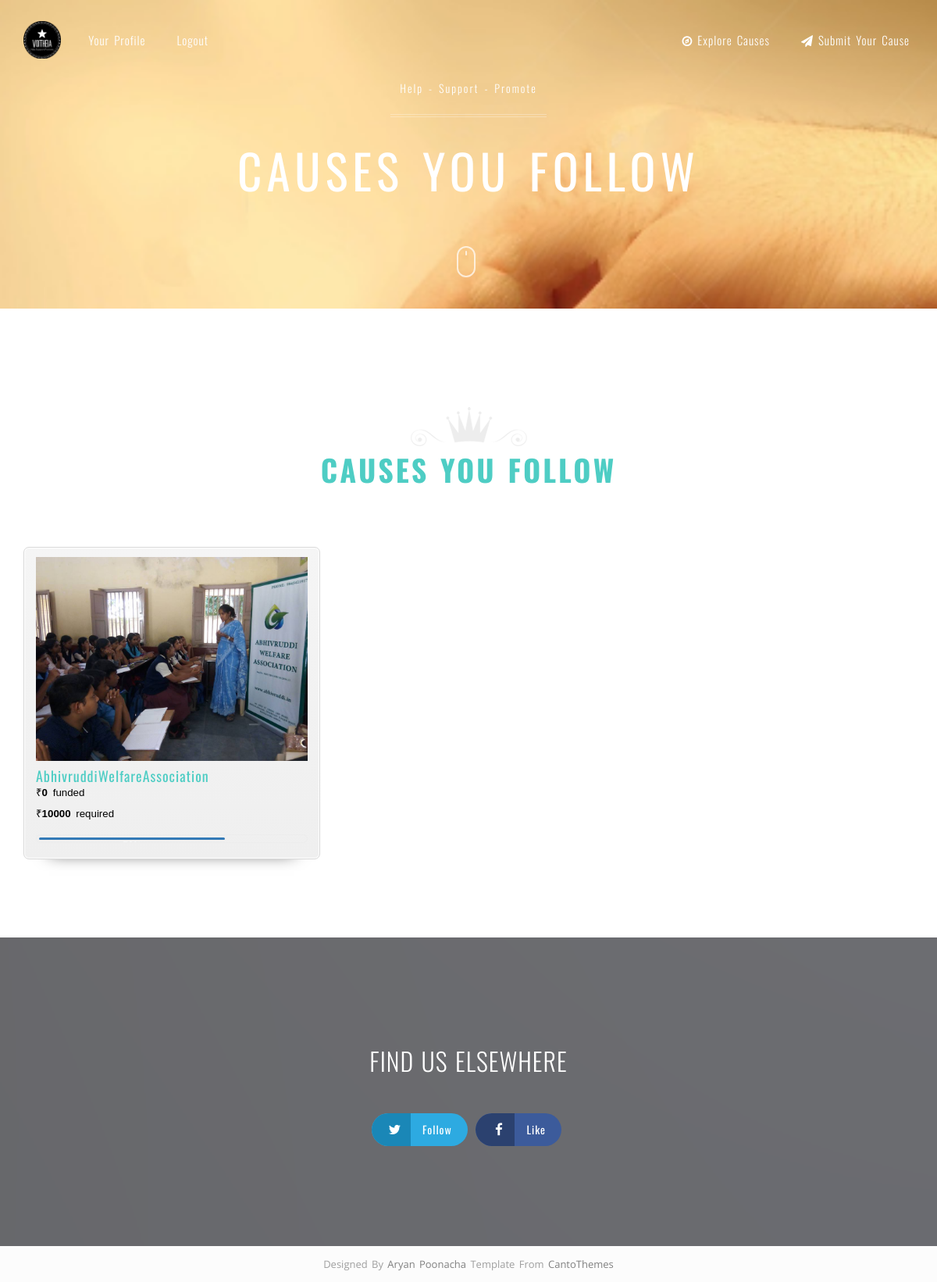
/index/followed (signed in), run on the app's committed database.
### app/models.py (models this page shows, shortened)
class Cause(db.Model):
    id = db.Column(db.Integer, primary_key = True, nullable = False, unique = True, index = True, autoincrement = True)
    account_name = db.Column(db.String(120), unique = True)
    creation_date = db.Column(db.DateTime)
    cause_name = db.Column(db.String(120), nullable = False, unique = True)
    cause_subtitle = db.Column(db.String(120), nullable = False)
    background_image = db.Column(db.String(50))
    active_now = db.Column(db.Boolean, default = False)
    goal = db.Column(db.Integer, nullable = False)
    current_amount = db.Column(db.Integer, nullable = False)
    stat1_icon = db.Column(db.String(20))
    stat2_icon = db.Column(db.String(20))
    stat3_icon = db.Column(db.String(20))
    stat4_icon = db.Column(db.String(20))
    stat1_number = db.Column(db.String(20))
    stat2_number = db.Column(db.String(20))
    stat3_number = db.Column(db.String(20))
    stat4_number = db.Column(db.String(20))
    stat1_text = db.Column(db.String(20))
    stat2_text = db.Column(db.String(20))
    stat3_text = db.Column(db.String(20))
    stat4_text = db.Column(db.String(20))
    quote1_text = db.Column(db.String(300))
    quote1_person = db.Column(db.String(50))
    quote1_image = db.Column(db.String(50))
    quote2_text = db.Column(db.String(300))
    quote2_person = db.Column(db.String(50))
    quote2_image = db.Column(db.String(50))
    quote3_text = db.Column(db.String(300))
    quote3_person = db.Column(db.String(50))
    quote3_image = db.Column(db.String(50))

### app/views.py (the view)
@app.route('/index/followed', methods=['GET', 'POST'])
@login_required
def index_followed():
    if request.method == "POST":
        flash("Sorcery!")
        return redirect('/')
    followed_objects = cause_followers.query.filter_by(user_id = g.user.id).all()
    followed_causes = []
    for i in followed_objects:
        followed_causes.append(Cause.query.filter_by(id = i.cause_id, active_now = True).first()) #TEMP - make activ_now True
    return render_template('index_followed.html',
                           title='Followed Causes',
                           followed_causes = followed_causes)

### app/models.py (called while the page is built)
    @property
    def is_authenticated(self):
        return True

### app/views.py (called while the page is built)
@lm.user_loader
def load_user(id):
   if id is None or id == 'None':
       id =-1
   return User.query.get(int(id))

@app.before_request
def before_request():
    g.user = current_user

@app.after_request
def after_request(response):
    for query in get_debug_queries():
        if query.duration >= DATABASE_QUERY_TIMEOUT:
            app.logger.warning("SLOW QUERY: %s\nParameters: %s\nDuration: %fs\nContext: %s\n" % (query.statement, query.parameters, query.duration, query.context))
    return response

### app/templates/index_followed.html (shortened to what this page needs)
{% extends "layout.html" %}
{% block body %}
<section style="{{ url_for('static', filename = 'images/background.gif') }}" class="home" id="home" data-stellar-background-ratio="0.4">
			<div class="container">
				<div class="row">
					<div class="col-md-12">
						<div class="st-home-unit">
							<div class="hero-txt">
								<p class="hero-work">Help - Support - Promote</p>
								<h2 class="hero-title">Causes You Follow</h2>
							</div>
						</div>
					</div>
				</div>
			</div>
			<div class="mouse-icon"><div class="wheel"></div></div>
		</section>
	<section class="service" id="service">
			<div class="container">
<div class="container-fluid">
<div class="row">
	<br>
	<div class="section-title st-center">
			        <p>Causes You Follow</p>
</div>
{% for cause in followed_causes %}
  {% include 'cause_div.html' %}
{% endfor %}
</div>
</div>
</section>
{% include "social_footer.html" %}
{% include "footer.html" %}
{% endblock %}

### app/templates/cause_div.html (shortened to what this page needs)
<a href="/cause/{{ cause.cause_name }}">
<div class="col-lg-4 col-sm-4 col-xs-4 col-md-4 portfolio-item">
          <div class="card h-100">
            <img class="card-img-top img-responsive" src="../static/upload/causes/{{ cause.id }}/images/{{ cause.background_image }}" alt="">
            <div class="card-body">
              <h4 class="card-title">
                <a href="/cause/{{ cause.cause_name }}">{{ cause.cause_name }}</a>
              </h4>
              <p class="card-text">&#8377;<b id="get-flask2">{{ cause.current_amount }}</b> funded</p>
              <p class="card-text">&#8377;<b id="get-flask">{{ cause.goal }}</b> required</p>
                       <div class="progress">
                    <div class="progress-bar" role="progressbar" aria-valuenow="{{cause.current_amount}}"
                    aria-valuemin="0" aria-valuemax="{{cause.goal}}" style="width:70%">
                    </div>
                  </div>
            </div>
          </div>
          </a>
</div>

### app/static/css/style.css (style rules this page uses)
body { font-family: "Open Sans"; color: #808080; font-weight: 400; font-size: 14px; line-height: 26px; word-spacing: 2px; -webkit-font-smoothing: antialiased; }
p { margin-bottom: 26px; }
a { color: #4ecdc4; text-decoration: none !important; -webkit-transition: color 0.3s; transition: color 0.3s; }
h1, h2, h3, h4, h5, h6 { font-family: "Oswald"; color: #4c4c4c; letter-spacing: 1px; font-weight: 400; }
.img-responsive { display: inline-block; *display: inline; *zoom: 1; }
.section-title { margin-bottom: 70px; }
.section-title p { font-family: "Oswald"; text-transform: uppercase; color: #4ecdc4; font-size: 38px; line-height: 58px; font-weight: 700; letter-spacing: 3px; }
.section-title.st-center { text-align: center; }
.section-title.st-center:before { margin: auto; }
.section-title:before { content: ""; display: block; width: 150px; height: 51px; background-image: url(../images/title-top.png); background-repeat: no-repeat; }
.mouse-icon { position: absolute; left: 50%; bottom: 40px; border: 2px solid #fff; border-radius: 16px; height: 40px; width: 24px; margin-left: -15px; display: block; z-index: 10; opacity: 0.7; }
.mouse-icon .wheel { -webkit-animation-name: drop; -webkit-animation-duration: 1s; -webkit-animation-timing-function: linear; -webkit-animation-delay: 0s; -webkit-animation-iteration-count: infinite; -webkit-animation-play-state: running; -webkit-animation-name: drop; animation-name: drop; -webkit-animation-duration: 1s; animation-duration: 1s; -webkit-animation-timing-function: linear; animation-timing-function: linear; -webkit-animation-delay: 0s; animation-delay: 0s; -webkit-animation-iteration-count: infinite; animation-iteration-count: infinite; -webkit-animation-play-state: running; animation-play-state: running; }
.mouse-icon .wheel { position: relative; border-radius: 10px; background: #fff; width: 2px; height: 6px; top: 4px; margin-left: auto; margin-right: auto; }
.home { background-image: url(../images/landing_bg.png); background-position: top center; background-attachment: fixed; background-repeat: no-repeat; background-size: cover; background-color: #000; padding: 100px 0; position: relative }
.home .st-home-unit { position: relative; }
.home .hero-txt { color: #fff; text-align: center; }
.home .hero-txt .hero-title { font-family: "Oswald"; color: #fff; text-transform: uppercase; font-size: 61px; line-height: 85px; font-weight: 400; letter-spacing: 6px; word-spacing: 4px; margin-bottom: 15px; margin-top: 5px; padding: 20px 10px; }
.home .hero-txt .hero-work { font-family: "Oswald"; font-weight: 300; letter-spacing: 2px; margin-bottom: 0; }
.home .hero-txt .hero-work:after { content: ""; display: block; width: 200px; height: 4px; margin: 20px auto 0; background-color: transparent; border-width: 1px 0; border-style: solid; border-color: rgba(255, 255, 255, 0.3); }
.progress { height: 11px; padding: 0 3px; background-color: transparent; border: 1px solid #ededed; border-radius: 6px; box-shadow: none; }
.progress-bar { height: 3px; margin-top: 3px; border-radius: 2px; position: relative; box-shadow: none; -webkit-transform-origin: left; -ms-transform-origin: left; transform-origin: left; -webkit-animation-name: process; animation-name: process; -webkit-animation-duration: 1s; animation-duration: 1s; -webkit-animation-timing-function: linear; animation-timing-function: linear; -webkit-animation-delay: 0.2s; animation-delay: 0.2s; }
.service { padding: 100px 0; }

### app/static/css/style2.css (style rules this page uses)
.card-img-top { padding-top:12px; }
.portfolio-item { background: #f7f7f7; background: -moz-linear-gradient(top, #f5f5f5 0%, #efefef 100%); background: -webkit-gradient(linear, left top, left bottom, color-stop(0%,#f5f5f5), color-stop(100%,#efefef)); background: -webkit-linear-gradient(top, #f5f5f5 0%,#efefef 100%); background: -o-linear-gradient(top, #f5f5f5 0%,#efefef 100%); background: -ms-linear-gradient(top, #f5f5f5 0%,#efefef 100%); background: linear-gradient(top, #f5f5f5 0%,#efefef 100%); -pie-background: linear-gradient(top, #f5f5f5 0%,#efefef 100%); border-radius: 7px; border:1px solid #d8d8d8; box-shadow: 0px 0px 1px 1px white inset, 0px 23px 21px -33px #000; transition: all .2s ease-in-out; }
.card-text { font-family: Tahoma, Geneva, sans-serif; color: black; font-size:95%; word-spacing: 3px; line-height:1px; }

### data on the page
Cause: background_image (picture), cause_name "AbhivruddiWelfareAssociation", current_amount "0", goal "10000"
